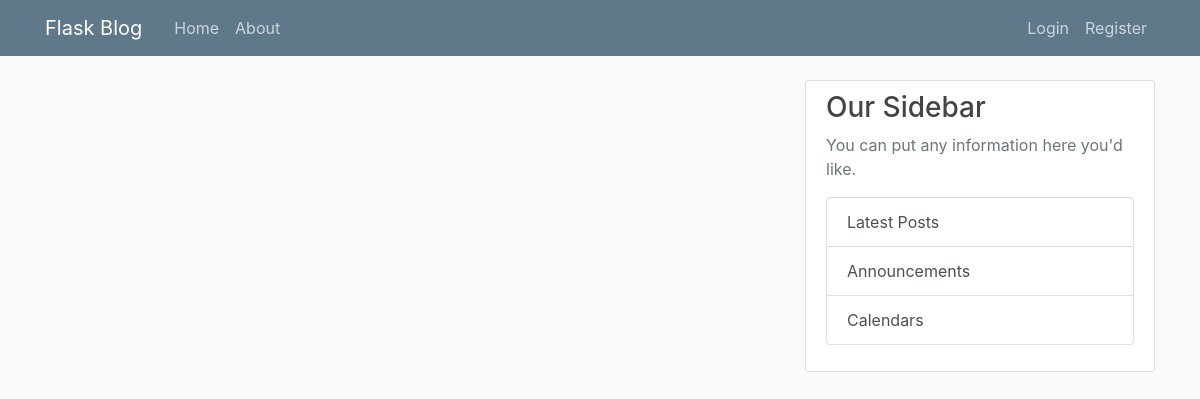
Page /home on the earlier database version.
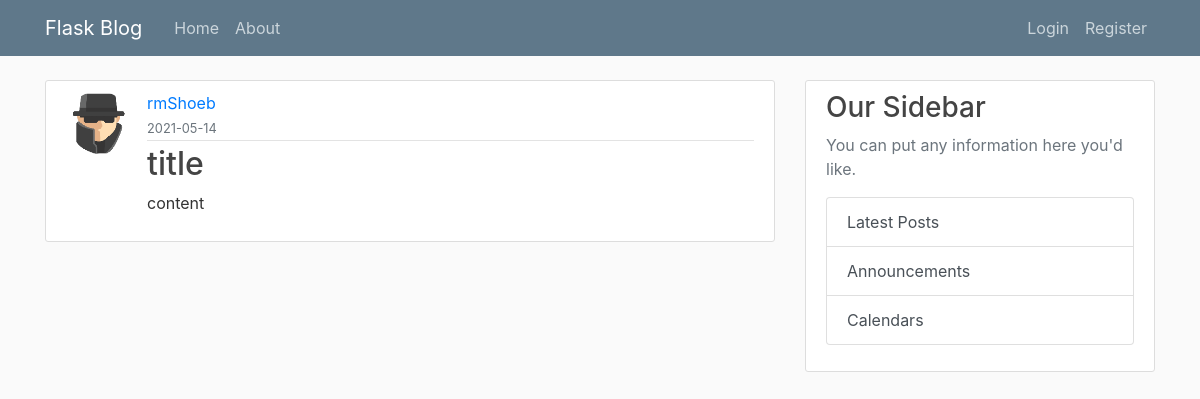
Same page on the later database version.
### flask_blog/models.py (models this page shows, shortened)
class Post(db.Model):
    id = db.Column(db.Integer, primary_key=True)
    title = db.Column(db.String(100), nullable=False)
    date_posted = db.Column(db.DateTime, nullable=False, default=datetime.utcnow)
    content = db.Column(db.Text, nullable=False)
    user_id = db.Column(db.Integer, db.ForeignKey('user.id'), nullable=False)

class User(db.Model, UserMixin):
    id = db.Column(db.Integer, primary_key=True)
    username = db.Column(db.String(15), unique=True, nullable=False)
    email = db.Column(db.String(60), unique=True, nullable=False)
    profile_pic = db.Column(db.String(20), nullable=False, default='default.png')
    password = db.Column(db.String(60), nullable=False)
    posts = db.relationship('Post', backref='author', lazy=True)

### flask_blog/routes.py (the view)
@app.route('/')
@app.route('/home')
def home():
    posts = Post.query.all()
    return render_template('home.html', posts=posts)

### flask_blog/templates/home.html
{% extends "layout.html" %}
{% block body %}
{% for post in posts %}
<article class="media content-section">
    <img src="{{ url_for('static', filename='profile_pics/'+post.author.profile_pic) }}" alt="{{ post.author.username }}" class="rounded-circle article-img">
    <div class="media-body">
        <div class="article-metadata">
            <a class="mr-2" href="#">{{ post.author.username }}</a><br>
            <small class="text-muted">{{ post.date_posted.strftime('%Y-%m-%d') }}</small>
        </div>
        <h2><a class="article-title" href="#">{{ post.title }}</a></h2>
        <p class="article-content">{{ post.content }}</p>
    </div>
</article>
{% endfor %}
{% endblock body %}

### flask_blog/templates/layout.html (shortened to what this page needs)
<!DOCTYPE html>
<html lang="en">
<head>
    <link rel="stylesheet" href="https://cdn.jsdelivr.net/npm/bootstrap@4.6.0/dist/css/bootstrap.min.css"
>
    <link rel="stylesheet" type="text/css" href="{{ url_for('static', filename='main.css') }}">
</head>
<body>
    <header class="site-header">
        <nav class="navbar navbar-expand-md navbar-dark bg-steel fixed-top">
            <div class="container container-fluid">
                <a class="navbar-brand mr-4" href="/">Flask Blog</a>
                <div class="collapse navbar-collapse" id="navbarToggle">
                    <div class="navbar-nav mr-auto">
                        <a class="nav-item nav-link" href="{{ url_for('home') }}">Home</a>
                        <a class="nav-item nav-link" href="{{ url_for('about') }}">About</a>
                    </div>
                    <div class="navbar-nav">
                        {% if current_user.is_authenticated %}
                        <a class="nav-item nav-link" href="{{ url_for('profile') }}">Profile</a>
                        <a class="nav-item nav-link" href="{{ url_for('new_post') }}">Create New Post</a>
                        <a class="nav-item nav-link" href="{{ url_for('logout') }}">Logout</a>
                        {% else %}
                        <a class="nav-item nav-link" href="{{ url_for('login') }}">Login</a>
                        <a class="nav-item nav-link" href="{{ url_for('register') }}">Register</a>
                        {% endif %}
                    </div>
                </div>
            </div>
        </nav>
    </header>
    <main role="main" class="container">
        <div class="row">
            <div class="col-md-8">
                {% block body %}{% endblock %}
            </div>
            <div class="col-md-4">
                <div class="content-section">
                    <h3>Our Sidebar</h3>
                    <p class='text-muted'>You can put any information here you'd like.
                    <div class="list-group">
                        <a href="#" class="list-group-item list-group-item-action">Latest Posts</a>
                        <a href="#" class="list-group-item list-group-item-action">Announcements</a>
                        <a href="#" class="list-group-item list-group-item-action">Calendars</a>
                    </div>
                    </p>
                </div>
            </div>
        </div>
    </main>
</body>
</html>

### flask_blog/static/main.css (style rules this page uses)
body { background: #fafafa; color: #333333; margin-top: 5rem; }
h1, h2, h3, h4, h5, h6 { color: #444444; }
.bg-steel { background-color: #5f788a; }
.site-header .navbar-nav .nav-link { color: #cbd5db; }
.content-section { background: #ffffff; padding: 10px 20px; border: 1px solid #dddddd; border-radius: 3px; margin-bottom: 20px; }
.article-title { color: #444444; }
.article-content { white-space: pre-line; }
.article-img { height: 65px; width: 65px; margin-right: 16px; }
.article-metadata { padding-bottom: 1px; margin-bottom: 4px; border-bottom: 1px solid #e3e3e3 }

Differences in the rows shown:
added Post: profile_pic (picture), author.username "rmShoeb", date_posted "2021-05-14", title "title", content "content"
